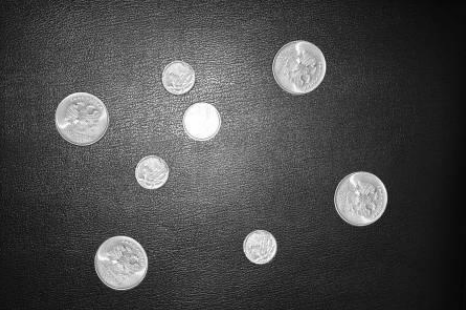
#> input picture coins.png, 466 x 310 px
$ jupyter execute coins_code_jupyter.ipynb
#> lines starting #> are read from the running program, lines starting #| are printed output that depends on the picture; after the words box and inside, x2 and y2 are one past the last pixel; in counts of white or black regions, pixels touching at a corner belong together
[cell 1]
import numpy as np
import cv2
from matplotlib import pyplot as plt

[cell 2]
# вывод gray избражения
def show_gray_img(img):
    plt.subplots(figsize=(7,7))
    plt.imshow(X=img, cmap='gray')
    plt.show()

[cell 3]
img = cv2.imread(filename='coins.png',flags=cv2.IMREAD_GRAYSCALE)
#> img is the input picture: shape (310, 466); min 5, max 255, mean 74.4
show_gray_img(img)

[cell 4]
# бинаризация
threshold = cv2.adaptiveThreshold(img, 255, cv2.ADAPTIVE_THRESH_MEAN_C,cv2.THRESH_BINARY_INV, 151,1)
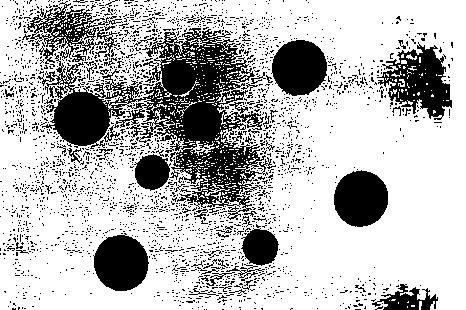
#> threshold: shape (310, 466); 72.9% white; 2634 black regions (2569 under 20 px), largest, box (x1, y1, x2, y2) and area: (37, 28, 276, 220) 15064, (377, 42, 452, 120) 2877, (93, 233, 149, 291) 2411
show_gray_img(threshold)

[cell 5]
#удаление шума
kernel = np.ones(shape=(3,3), dtype=np.uint8)
close = cv2.morphologyEx(src=threshold, op=cv2.MORPH_CLOSE, kernel=kernel, iterations = 7)
#> close: shape (310, 466); 90.7% white; 8 black regions, largest, box (x1, y1, x2, y2) and area: (95, 236, 148, 290) 2370, (335, 172, 387, 226) 2356, (55, 92, 109, 145) 2353
show_gray_img(close)

[cell 6]
# области больших монеток
circle = cv2.getStructuringElement(shape=cv2.MORPH_ELLIPSE,ksize=(11,11));
# show_gray_img(circle)
big_object = cv2.dilate(close,circle,iterations=4)
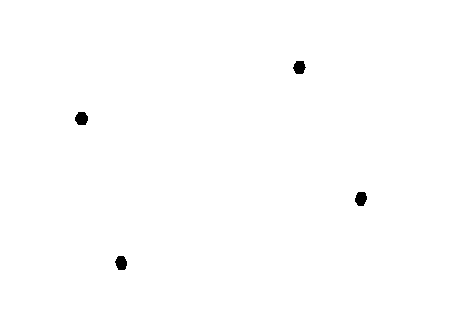
#> big_object: shape (310, 466); 99.6% white; 4 black regions, box (x1, y1, x2, y2) and area: (75, 112, 88, 125) 137, (355, 192, 367, 206) 133, (115, 256, 127, 270) 132, (293, 61, 306, 74) 129
show_gray_img(big_object)

[cell 7]
# области маленьких монеток
big_object_revers = cv2.erode(big_object,circle,iterations=4)
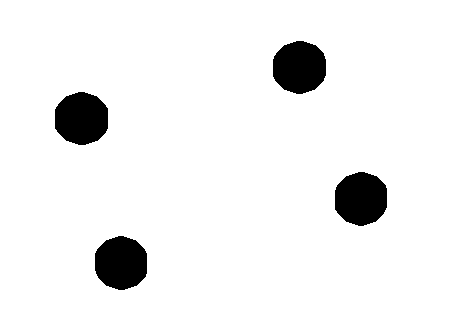
#> big_object_revers: shape (310, 466); 93.8% white; 4 black regions, box (x1, y1, x2, y2) and area: (55, 92, 108, 145) 2253, (335, 172, 387, 226) 2249, (95, 236, 147, 290) 2248, (273, 41, 326, 94) 2245
show_gray_img(big_object_revers)
small_object = close - big_object_revers
#> small_object: shape (310, 466); values 0 (black) and 1 (white), 3.1% white; 35 white regions (22 under 20 px), largest, box (x1, y1, x2, y2) and area: (183, 103, 220, 141) 1260, (244, 230, 277, 264) 978, (162, 61, 194, 93) 909
show_gray_img(small_object)
small_object = cv2.erode(small_object,circle,iterations=2)
#> small_object: shape (310, 466); values 0 (black) and 1 (white), 0.49% white; 4 white regions, box (x1, y1, x2, y2) and area: (193, 113, 210, 131) 280, (254, 240, 267, 254) 164, (172, 71, 184, 83) 135, (147, 166, 158, 178) 126
show_gray_img(small_object)
small_object_revers = cv2.dilate(small_object,circle,iterations=2)
#> small_object_revers: shape (310, 466); values 0 (black) and 1 (white), 2.7% white; 4 white regions, box (x1, y1, x2, y2) and area: (183, 103, 220, 141) 1212, (244, 230, 277, 264) 948, (162, 61, 194, 93) 875, (137, 156, 168, 188) 854
show_gray_img(small_object_revers)

[cell 8]
# связные компоненты
big_object_n = big_object_revers + 1
small_object_n = small_object_revers
count_big, big_object_n = cv2.connectedComponents(big_object_n)
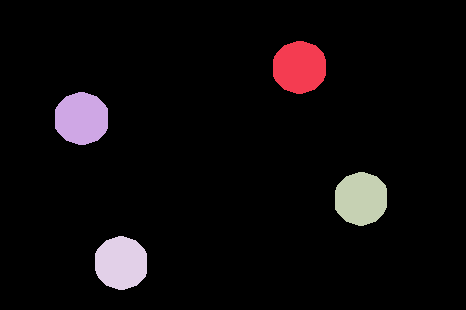
#> big_object_n: shape (310, 466) int32; 5 distinct labels, from 0 to 4; one colour per label, 0 black
#> count_big = 5
count_small, small_object_n = cv2.connectedComponents(small_object_n)
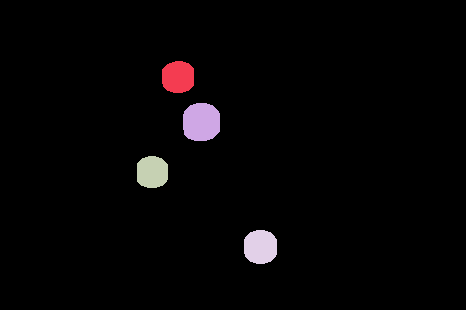
#> small_object_n: shape (310, 466) int32; 5 distinct labels, from 0 to 4; one colour per label, 0 black
#> count_small = 5
show_gray_img(big_object_n)
show_gray_img(small_object_n)

[cell 9]
# определение конечной фоновой области
background = cv2.dilate(src=threshold, kernel=kernel, iterations=7)
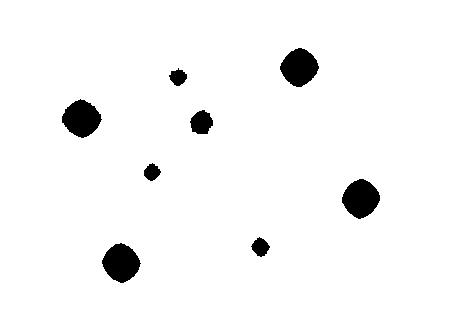
#> background: shape (310, 466); 96.3% white; 8 black regions, largest, box (x1, y1, x2, y2) and area: (342, 179, 380, 219) 1068, (102, 243, 141, 283) 1068, (280, 48, 319, 87) 1052
show_gray_img(background)

[cell 10]
# определение нахождения объектов
erode = cv2.erode(src=close, kernel=kernel, iterations=1)
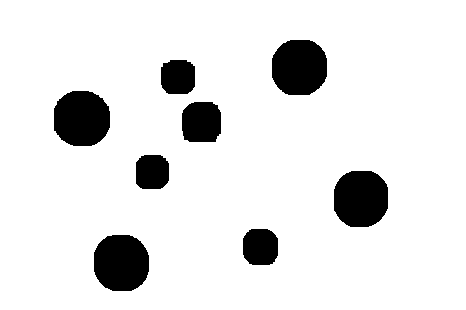
#> erode: shape (310, 466); 89.7% white; 8 black regions, largest, box (x1, y1, x2, y2) and area: (94, 235, 149, 291) 2588, (334, 171, 388, 227) 2572, (54, 91, 110, 146) 2571
show_gray_img(erode)

[cell 11]
# определение неизвестных регионов
figures = np.uint8(erode)
unknown_regions = cv2.subtract(src1=background, src2=figures)
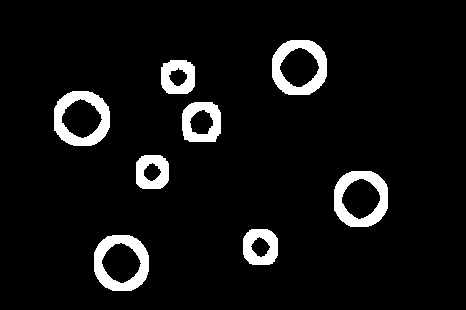
#> unknown_regions: shape (310, 466); 6.6% white; 8 white regions, largest, box (x1, y1, x2, y2) and area: (54, 91, 110, 146) 1520, (94, 235, 149, 291) 1520, (272, 40, 327, 95) 1504
show_gray_img(unknown_regions)

[cell 12]
# маркеровка
ret, markers = cv2.connectedComponents(image=figures)
#> ret = 2
# сдвиг на 1, чтобы не было 0
markers = markers + 1
# неивестные области отмечаем 0
markers[unknown_regions==255] = 0
show_gray_img(markers)
# применяем водораздел
img_bgr = cv2.cvtColor(img,cv2.COLOR_GRAY2BGR)
markers = cv2.watershed(image=img_bgr, markers=markers)
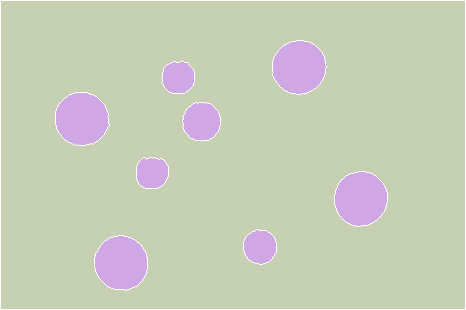
#> markers: shape (310, 466) int32; 3 distinct labels, from -1 to 2; one colour per label, 0 black, -1 white
show_gray_img(markers)
img_bgr[markers == -1] = [255, 0, 0]
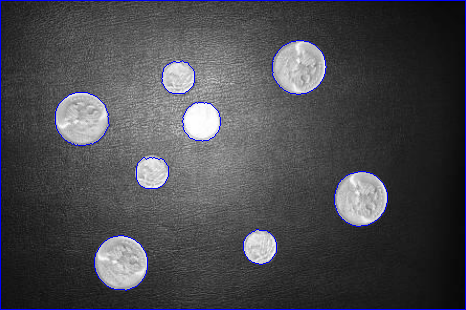
#> img_bgr: shape (310, 466, 3); 1.77% of pixels changed, all inside (x1, y1, x2, y2) = (0, 0, 466, 310)

[cell 13]
# постановка задачи: выделить и посчитать монеты: общее количетсво, большие отдельно, маленькие отдельно
show_gray_img(img_bgr)
print("Общее количество:\t", count_big + count_small - 2)
#| Общее количество:	 8
print("Количество больших:\t", count_big - 1)
#| Количество больших:	 4
print("Количество маленьких:\t", count_small - 1)
#| Количество маленьких:	 4

$ run again, with blood.png copied over coins.png
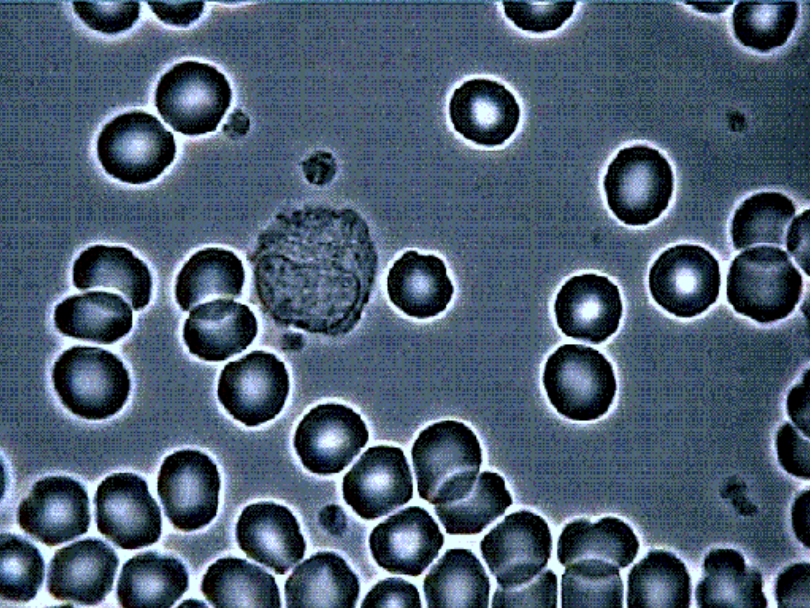
#> input picture blood.png, 810 x 608 px
#> threshold: shape (608, 810); 52.2% white; 2860 black regions (2695 under 20 px), largest, box (x1, y1, x2, y2) and area: (0, 18, 810, 608) 186886, (0, 0, 280, 53) 3979, (649, 0, 810, 81) 3429
#> close: shape (608, 810); 88.1% white; 105 black regions, largest, box (x1, y1, x2, y2) and area: (150, 261, 185, 335) 1783, (0, 471, 31, 534) 1370, (620, 269, 655, 318) 1328
#> big_object: shape (608, 810); every value is 255
#> small_object_revers: shape (608, 810); values 0 (black) and 1 (white), 6% white; 44 white regions, largest, box (x1, y1, x2, y2) and area: (0, 473, 31, 534) 1245, (150, 261, 178, 310) 1186, (368, 419, 416, 448) 1098
#> count_big = 1
#> `count_small, small_object_n = cv2.connectedComponents(small_object_n)`:
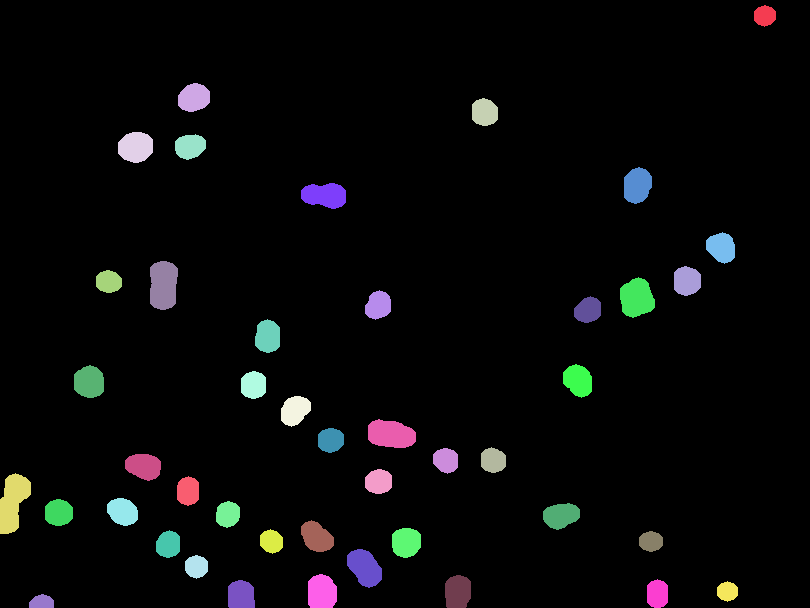
#> small_object_n: shape (608, 810) int32; 45 distinct labels, from 0 to 44; one colour per label, 0 black
#> count_small = 45
#> background: shape (608, 810); 98.5% white; 124 black regions (61 under 20 px), largest, box (x1, y1, x2, y2) and area: (0, 478, 24, 527) 383, (157, 268, 171, 303) 380, (627, 276, 648, 311) 348
#> erode: shape (608, 810); 86% white; 103 black regions, largest, box (x1, y1, x2, y2) and area: (149, 260, 186, 336) 2015, (479, 433, 535, 512) 1841, (542, 502, 623, 531) 1672
#> unknown_regions: shape (608, 810); 12.5% white; 103 white regions, largest, box (x1, y1, x2, y2) and area: (479, 433, 535, 512) 1684, (149, 260, 186, 336) 1588, (542, 502, 623, 531) 1520
#> ret = 2
#> `img_bgr[markers == -1] = [255, 0, 0]`:
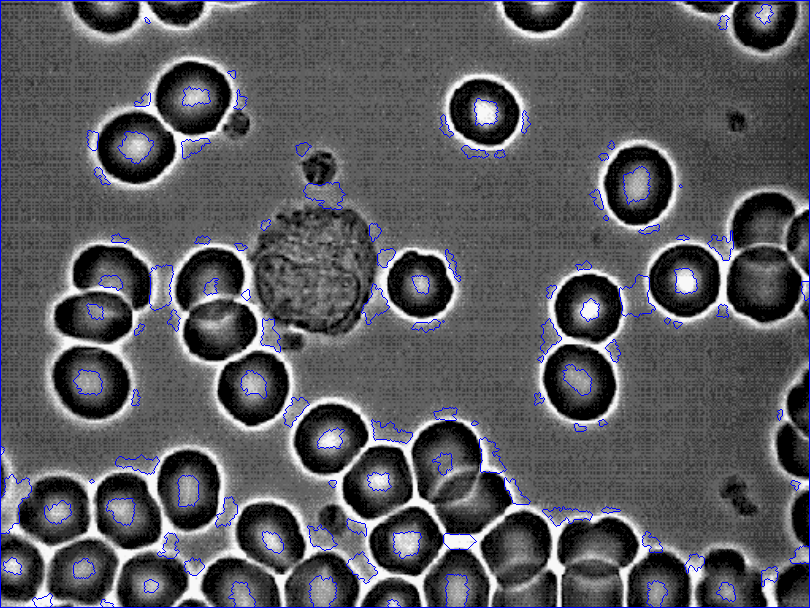
#> img_bgr: shape (608, 810, 3); mean B, G, R 93.3, 88.6, 88.6
#| Общее количество:	 44
#| Количество больших:	 0
#| Количество маленьких:	 44

$ run again, with car_number.png copied over coins.png
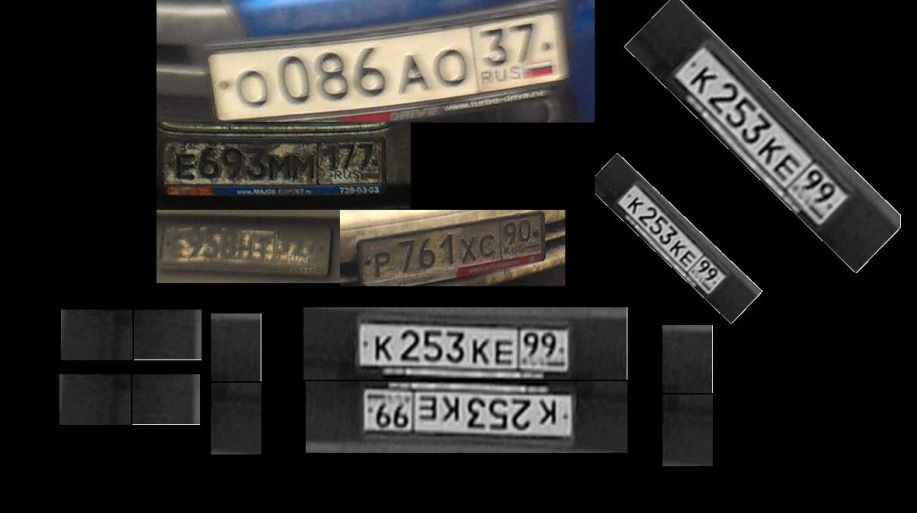
#> input picture car_number.png, 917 x 513 px
#> threshold: shape (513, 917); 58.8% white; 177 black regions (123 under 20 px), largest, box (x1, y1, x2, y2) and area: (156, 210, 566, 286) 24657, (156, 10, 571, 121) 24529, (779, 337, 917, 513) 21343
#> close: shape (513, 917); 69.4% white; 43 black regions, largest, box (x1, y1, x2, y2) and area: (781, 337, 917, 513) 21335, (0, 0, 83, 246) 19867, (371, 12, 569, 105) 11399
#> big_object: shape (513, 917); 92.2% white; 20 black regions (3 under 20 px), largest, box (x1, y1, x2, y2) and area: (801, 357, 917, 513) 16025, (0, 0, 63, 226) 13839, (848, 0, 917, 66) 2321
#> big_object_revers: shape (513, 917); 81.1% white; 18 black regions, largest, box (x1, y1, x2, y2) and area: (781, 337, 917, 513) 21247, (0, 0, 83, 246) 19789, (156, 218, 329, 283) 8889
#> small_object_revers: shape (513, 917); values 0 (black) and 1 (white), 6.5% white; 19 white regions, largest, box (x1, y1, x2, y2) and area: (371, 27, 524, 105) 7430, (209, 50, 307, 116) 3349, (340, 210, 437, 246) 2525
#> count_big = 19
#> small_object_n: shape (513, 917) int32; 20 distinct labels, from 0 to 19
#> count_small = 20
#> background: shape (513, 917); 82.9% white; 74 black regions (28 under 20 px), largest, box (x1, y1, x2, y2) and area: (788, 344, 917, 513) 19200, (0, 0, 76, 239) 17606, (163, 217, 322, 276) 6242
#> erode: shape (513, 917); 67.2% white; 36 black regions, largest, box (x1, y1, x2, y2) and area: (780, 336, 917, 513) 21648, (0, 0, 84, 247) 20198, (370, 11, 570, 106) 12270
#> unknown_regions: shape (513, 917); 15.7% white; 39 white regions, largest, box (x1, y1, x2, y2) and area: (710, 109, 902, 268) 7445, (336, 209, 566, 278) 6200, (370, 11, 570, 106) 6036
#> ret = 8
#> `img_bgr[markers == -1] = [255, 0, 0]`:
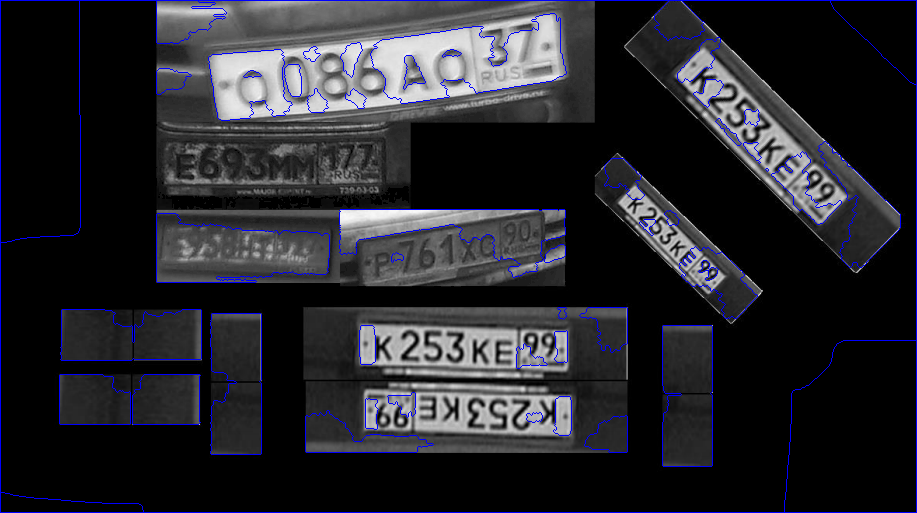
#> img_bgr: shape (513, 917, 3); mean B, G, R 44.9, 38.8, 38.8
#| Общее количество:	 37
#| Количество больших:	 18
#| Количество маленьких:	 19
